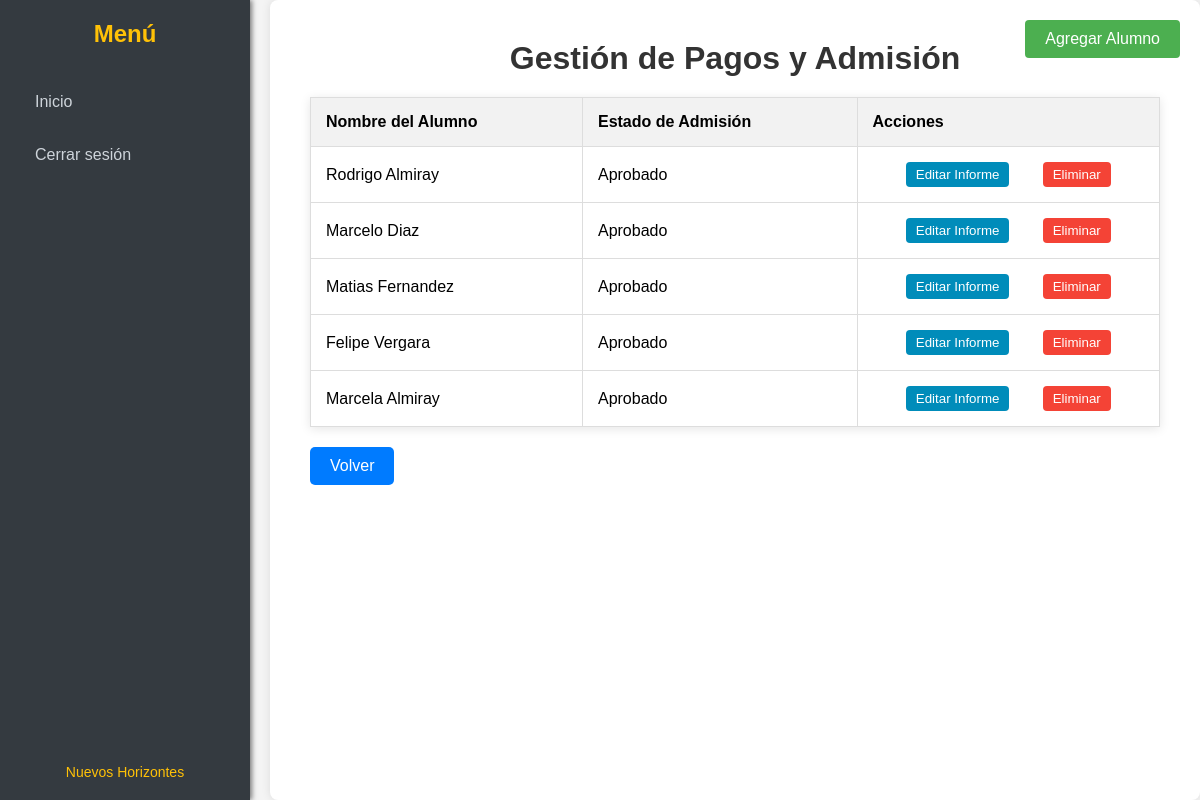
The page /gestion-pagos-admision/ (signed in) on the database as committed earlier.
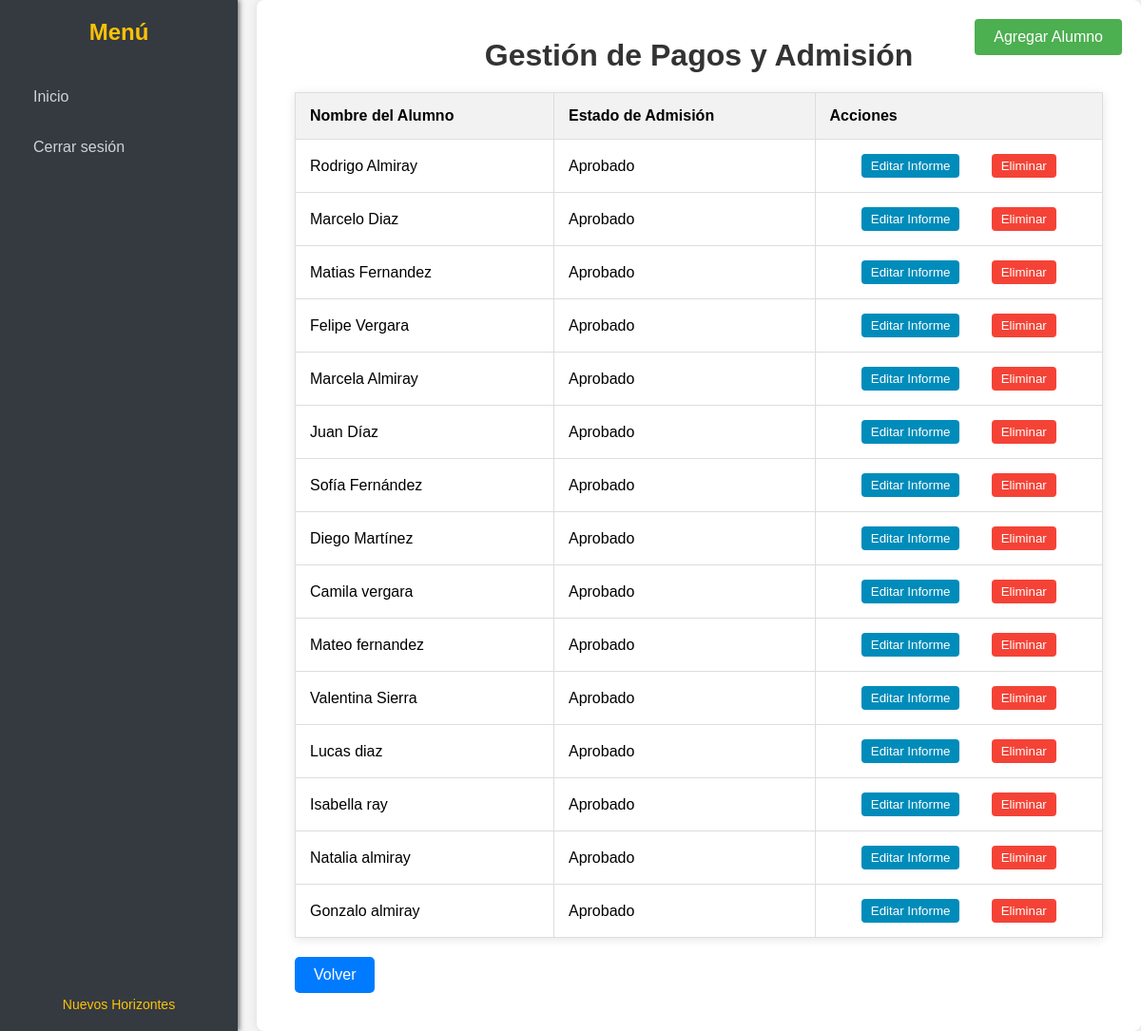
The same page on the database as committed later.
### core/models.py (models this page shows, shortened)
class Alumno(models.Model):
    user = models.OneToOneField(User, on_delete=models.CASCADE)
    nombre = models.CharField(max_length=100)
    apellido = models.CharField(max_length=200, default='Sin apellido')
    email = models.EmailField(unique=True)
    apoderado = models.ForeignKey(Apoderado, related_name='alumnos', on_delete=models.SET_NULL, null=True)
    estado_admision = models.CharField(max_length=50, default='Pendiente')

### core/views.py (the view)
# urls.py: path('gestion-pagos-admision/', views.ver_gestion_pagos_admision, name='asisAdmiFinan_gestion_pagos'),
@login_required
def ver_gestion_pagos_admision(request):
    alumnos = Alumno.objects.all()
    context = {
        'alumnos': alumnos
    }
    return render(request, 'asisAdmiFinan_gestion_pagos.html', context)

### core/templates/asisAdmiFinan_gestion_pagos.html (shortened to what this page needs)
{% load static %}
<!DOCTYPE html>
<html lang="es">
<head>
</head>
<body>
    <div class="sidebar">
        <h2>Menú</h2>
        <ul>
            <li><a href="{% url 'panel_asisAdminFinan' %}">Inicio</a></li>
            <li>
                <form action="{% url 'logout' %}" method="post" style="display: inline;">
                    <button type="submit">Cerrar sesión</button>
                </form>
            </li>
        </ul>
        <div class="footer">
            <a href="#">Nuevos Horizontes</a>
        </div>
    </div>
    <div class="content">
        <a href="{% url 'agregar_alumno_asis' %}" class="add-student">Agregar Alumno</a>
        <h1>Gestión de Pagos y Admisión</h1>
        <table>
            <thead>
                <tr>
                    <th>Nombre del Alumno</th>
                    <th>Estado de Admisión</th>
                    <th>Acciones</th>
                </tr>
            </thead>
            <tbody>
                {% for alumno in alumnos %}
                <tr>
                    <td>{{ alumno.nombre }} {{ alumno.apellido }}</td>
                    <td>{{ alumno.estado_admision }}</td>
                    <td>
                        <div class="action-buttons">
                            <button class="update" onclick="window.location.href='{% url 'editar_informe_asis' alumno.id %}'">Editar Informe</button>
                            <form action="{% url 'eliminar_alumno_asis' alumno.id %}" method="POST" style="display: inline;">
                                <button type="submit" class="delete">Eliminar</button>
                            </form>
                        </div>
                    </td>
                </tr>
                {% endfor %}
            </tbody>
        </table>
        <a href="javascript:history.back()" class="btn-volver">Volver</a>
    </div>
</body>
</html>

Rows that differ between the two databases and show on the page:
added Alumno: nombre "Juan", apellido "Díaz", estado_admision "Aprobado"
added Alumno: nombre "Sofía", apellido "Fernández", estado_admision "Aprobado"
added Alumno: nombre "Diego", apellido "Martínez", estado_admision "Aprobado"
added Alumno: nombre "Camila", apellido "vergara", estado_admision "Aprobado"
added Alumno: nombre "Mateo", apellido "fernandez", estado_admision "Aprobado"
added Alumno: nombre "Valentina", apellido "Sierra", estado_admision "Aprobado"
added Alumno: nombre "Lucas", apellido "diaz", estado_admision "Aprobado"
added Alumno: nombre "Isabella", apellido "ray", estado_admision "Aprobado"
added Alumno: nombre "Natalia", apellido "almiray", estado_admision "Aprobado"
added Alumno: nombre "Gonzalo", apellido "almiray", estado_admision "Aprobado"
